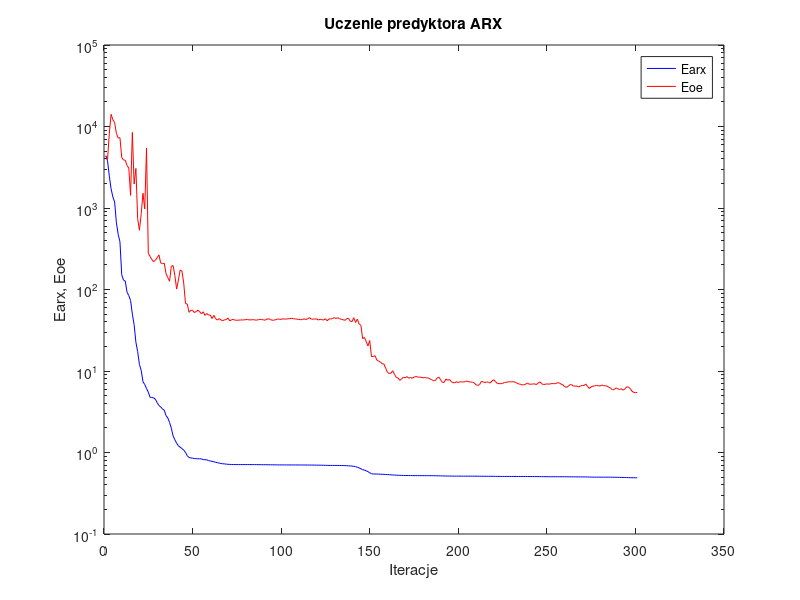
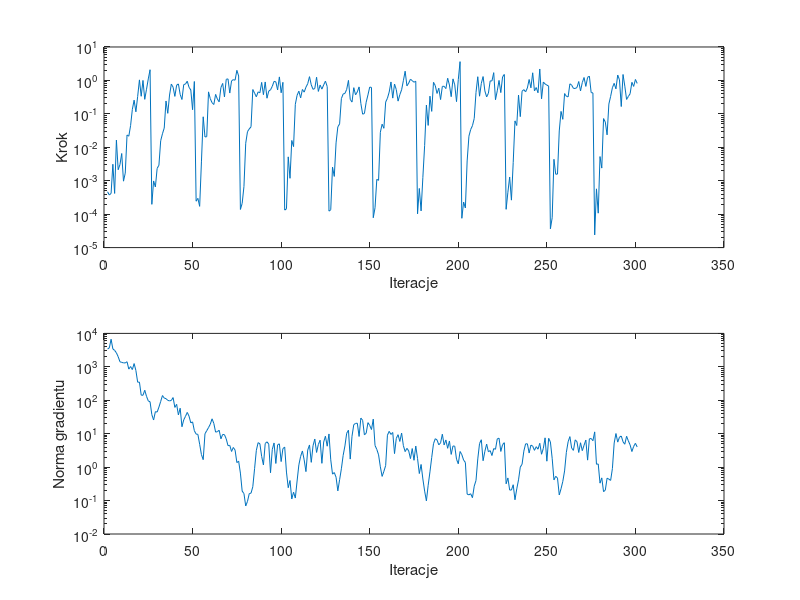

MATLAB code to generate these figures, in order:
%uczenie predyktora arx
clear all;
n=0; farx(n+1)=4.391345e+003; foe(n+1)=4.351952e+003; wspucz(n+1)=0.000000e+000; ng(n+1)=0.000000e+000;
%odnowa zmiennej metryki
n=1; farx(n+1)=3.793937e+003; foe(n+1)=3.953925e+003; krok(n+1)=4.674935e-004; ng(n+1)=3.402939e+003;
n=2; farx(n+1)=2.462988e+003; foe(n+1)=8.290012e+003; krok(n+1)=3.749852e-004; ng(n+1)=3.679217e+003;
n=3; farx(n+1)=1.718568e+003; foe(n+1)=1.410759e+004; krok(n+1)=4.168272e-004; ng(n+1)=6.692469e+003;
n=4; farx(n+1)=1.367454e+003; foe(n+1)=1.213837e+004; krok(n+1)=3.111744e-003; ng(n+1)=3.434241e+003;
n=5; farx(n+1)=1.184029e+003; foe(n+1)=1.117227e+004; krok(n+1)=4.168272e-004; ng(n+1)=3.105033e+003;
n=6; farx(n+1)=6.579270e+002; foe(n+1)=8.210664e+003; krok(n+1)=1.640492e-002; ng(n+1)=2.617495e+003;
n=7; farx(n+1)=4.750983e+002; foe(n+1)=7.224495e+003; krok(n+1)=2.133516e-003; ng(n+1)=2.009356e+003;
n=8; farx(n+1)=3.861024e+002; foe(n+1)=7.296568e+003; krok(n+1)=3.032635e-003; ng(n+1)=1.417818e+003;
n=9; farx(n+1)=1.521165e+002; foe(n+1)=4.151771e+003; krok(n+1)=6.518600e-003; ng(n+1)=1.355275e+003;
n=10; farx(n+1)=1.302311e+002; foe(n+1)=3.886759e+003; krok(n+1)=9.696269e-004; ng(n+1)=1.317698e+003;
n=11; farx(n+1)=1.268383e+002; foe(n+1)=3.860505e+003; krok(n+1)=1.694223e-003; ng(n+1)=1.306333e+003;
n=12; farx(n+1)=9.259379e+001; foe(n+1)=3.320386e+003; krok(n+1)=2.337492e-002; ng(n+1)=1.422676e+003;
n=13; farx(n+1)=8.417642e+001; foe(n+1)=3.086416e+003; krok(n+1)=2.147336e-002; ng(n+1)=8.541455e+002;
n=14; farx(n+1)=7.336612e+001; foe(n+1)=1.427521e+003; krok(n+1)=4.438543e-002; ng(n+1)=1.019256e+003;
n=15; farx(n+1)=4.987192e+001; foe(n+1)=8.454363e+003; krok(n+1)=1.362955e-001; ng(n+1)=8.292483e+002;
n=16; farx(n+1)=3.705778e+001; foe(n+1)=1.971663e+003; krok(n+1)=2.567403e-001; ng(n+1)=1.251048e+003;
n=17; farx(n+1)=2.258209e+001; foe(n+1)=3.056735e+003; krok(n+1)=1.150668e-001; ng(n+1)=7.775017e+002;
n=18; farx(n+1)=1.728644e+001; foe(n+1)=7.390646e+002; krok(n+1)=3.310405e-001; ng(n+1)=3.467958e+002;
n=19; farx(n+1)=1.203678e+001; foe(n+1)=5.338120e+002; krok(n+1)=1.037862e+000; ng(n+1)=3.491962e+002;
n=20; farx(n+1)=1.014478e+001; foe(n+1)=8.519898e+002; krok(n+1)=3.355407e-001; ng(n+1)=1.424957e+002;
n=21; farx(n+1)=7.394642e+000; foe(n+1)=1.519304e+003; krok(n+1)=1.000418e+000; ng(n+1)=1.408466e+002;
n=22; farx(n+1)=6.818115e+000; foe(n+1)=9.730432e+002; krok(n+1)=2.715719e-001; ng(n+1)=1.993895e+002;
n=23; farx(n+1)=6.096405e+000; foe(n+1)=5.436960e+003; krok(n+1)=5.461275e-001; ng(n+1)=1.308284e+002;
n=24; farx(n+1)=5.502814e+000; foe(n+1)=2.774996e+002; krok(n+1)=1.111368e+000; ng(n+1)=9.567768e+001;
n=25; farx(n+1)=4.761332e+000; foe(n+1)=2.545192e+002; krok(n+1)=2.087756e+000; ng(n+1)=8.991007e+001;
%odnowa zmiennej metryki
n=26; farx(n+1)=4.734150e+000; foe(n+1)=2.326882e+002; krok(n+1)=1.966794e-004; ng(n+1)=3.714180e+001;
n=27; farx(n+1)=4.681884e+000; foe(n+1)=2.199448e+002; krok(n+1)=9.854180e-004; ng(n+1)=2.566833e+001;
n=28; farx(n+1)=4.507165e+000; foe(n+1)=2.283678e+002; krok(n+1)=6.502194e-004; ng(n+1)=4.562861e+001;
n=29; farx(n+1)=4.090704e+000; foe(n+1)=2.455211e+002; krok(n+1)=2.343845e-003; ng(n+1)=4.438346e+001;
n=30; farx(n+1)=3.774032e+000; foe(n+1)=2.658552e+002; krok(n+1)=2.899547e-003; ng(n+1)=6.239052e+001;
n=31; farx(n+1)=3.624019e+000; foe(n+1)=2.121128e+002; krok(n+1)=1.571994e-002; ng(n+1)=9.228671e+001;
n=32; farx(n+1)=3.423311e+000; foe(n+1)=2.072698e+002; krok(n+1)=2.541206e-002; ng(n+1)=1.383566e+002;
n=33; farx(n+1)=3.309296e+000; foe(n+1)=2.106822e+002; krok(n+1)=3.766673e-002; ng(n+1)=1.162976e+002;
n=34; farx(n+1)=2.836954e+000; foe(n+1)=1.573291e+002; krok(n+1)=2.427388e-001; ng(n+1)=1.116313e+002;
n=35; farx(n+1)=2.660178e+000; foe(n+1)=1.400249e+002; krok(n+1)=1.036878e-001; ng(n+1)=9.935612e+001;
n=36; farx(n+1)=2.343891e+000; foe(n+1)=1.262007e+002; krok(n+1)=3.655097e-001; ng(n+1)=9.590247e+001;
n=37; farx(n+1)=1.991152e+000; foe(n+1)=1.935608e+002; krok(n+1)=7.763546e-001; ng(n+1)=9.882676e+001;
n=38; farx(n+1)=1.597981e+000; foe(n+1)=1.965305e+002; krok(n+1)=6.268073e-001; ng(n+1)=1.203020e+002;
n=39; farx(n+1)=1.432340e+000; foe(n+1)=1.488545e+002; krok(n+1)=3.329123e-001; ng(n+1)=6.114632e+001;
n=40; farx(n+1)=1.302000e+000; foe(n+1)=1.012102e+002; krok(n+1)=7.228765e-001; ng(n+1)=7.560763e+001;
n=41; farx(n+1)=1.210976e+000; foe(n+1)=1.310202e+002; krok(n+1)=7.847380e-001; ng(n+1)=3.648309e+001;
n=42; farx(n+1)=1.159613e+000; foe(n+1)=1.731850e+002; krok(n+1)=3.806077e-001; ng(n+1)=5.780837e+001;
n=43; farx(n+1)=1.118861e+000; foe(n+1)=1.687144e+002; krok(n+1)=2.688700e-001; ng(n+1)=1.614573e+001;
n=44; farx(n+1)=1.070999e+000; foe(n+1)=1.198370e+002; krok(n+1)=7.487569e-001; ng(n+1)=2.588785e+001;
n=45; farx(n+1)=1.001672e+000; foe(n+1)=6.739131e+001; krok(n+1)=7.807902e-001; ng(n+1)=3.309308e+001;
n=46; farx(n+1)=9.133940e-001; foe(n+1)=6.633694e+001; krok(n+1)=9.471081e-001; ng(n+1)=4.327698e+001;
n=47; farx(n+1)=8.675991e-001; foe(n+1)=5.250895e+001; krok(n+1)=6.212565e-001; ng(n+1)=3.344542e+001;
n=48; farx(n+1)=8.577653e-001; foe(n+1)=5.551103e+001; krok(n+1)=5.183452e-001; ng(n+1)=2.108484e+001;
n=49; farx(n+1)=8.533010e-001; foe(n+1)=5.565699e+001; krok(n+1)=1.328156e-001; ng(n+1)=2.256343e+001;
n=50; farx(n+1)=8.419132e-001; foe(n+1)=5.216721e+001; krok(n+1)=9.282331e-001; ng(n+1)=1.228804e+001;
%odnowa zmiennej metryki
n=51; farx(n+1)=8.399772e-001; foe(n+1)=5.356187e+001; krok(n+1)=2.439194e-004; ng(n+1)=9.746430e+000;
n=52; farx(n+1)=8.381058e-001; foe(n+1)=5.576291e+001; krok(n+1)=2.969451e-004; ng(n+1)=9.541826e+000;
n=53; farx(n+1)=8.376793e-001; foe(n+1)=5.355062e+001; krok(n+1)=1.711903e-004; ng(n+1)=4.824860e+000;
n=54; farx(n+1)=8.360735e-001; foe(n+1)=5.012869e+001; krok(n+1)=3.660956e-003; ng(n+1)=2.371612e+000;
n=55; farx(n+1)=8.181772e-001; foe(n+1)=5.332802e+001; krok(n+1)=8.172294e-002; ng(n+1)=1.673437e+000;
n=56; farx(n+1)=8.159208e-001; foe(n+1)=4.810886e+001; krok(n+1)=2.038266e-002; ng(n+1)=9.996463e+000;
n=57; farx(n+1)=8.133807e-001; foe(n+1)=5.077477e+001; krok(n+1)=2.080702e-002; ng(n+1)=1.231022e+001;
n=58; farx(n+1)=7.963724e-001; foe(n+1)=4.857884e+001; krok(n+1)=4.547265e-001; ng(n+1)=1.525164e+001;
n=59; farx(n+1)=7.879661e-001; foe(n+1)=4.852217e+001; krok(n+1)=2.833785e-001; ng(n+1)=1.924299e+001;
n=60; farx(n+1)=7.787587e-001; foe(n+1)=4.405021e+001; krok(n+1)=2.155114e-001; ng(n+1)=2.788771e+001;
n=61; farx(n+1)=7.694844e-001; foe(n+1)=4.819255e+001; krok(n+1)=1.902702e-001; ng(n+1)=2.022038e+001;
n=62; farx(n+1)=7.589995e-001; foe(n+1)=4.388118e+001; krok(n+1)=3.819012e-001; ng(n+1)=1.115189e+001;
n=63; farx(n+1)=7.497164e-001; foe(n+1)=4.217498e+001; krok(n+1)=2.775080e-001; ng(n+1)=1.150003e+001;
n=64; farx(n+1)=7.430128e-001; foe(n+1)=4.397019e+001; krok(n+1)=2.288809e-001; ng(n+1)=1.268971e+001;
n=65; farx(n+1)=7.330576e-001; foe(n+1)=4.235179e+001; krok(n+1)=6.121507e-001; ng(n+1)=7.028445e+000;
n=66; farx(n+1)=7.272384e-001; foe(n+1)=4.133765e+001; krok(n+1)=8.131859e-001; ng(n+1)=9.507737e+000;
n=67; farx(n+1)=7.254419e-001; foe(n+1)=4.246715e+001; krok(n+1)=3.200292e-001; ng(n+1)=9.352102e+000;
n=68; farx(n+1)=7.200961e-001; foe(n+1)=4.275863e+001; krok(n+1)=1.078288e+000; ng(n+1)=6.993244e+000;
n=69; farx(n+1)=7.163113e-001; foe(n+1)=4.472711e+001; krok(n+1)=1.111741e+000; ng(n+1)=4.382802e+000;
n=70; farx(n+1)=7.143405e-001; foe(n+1)=4.120256e+001; krok(n+1)=4.188878e-001; ng(n+1)=4.475234e+000;
n=71; farx(n+1)=7.127833e-001; foe(n+1)=4.260427e+001; krok(n+1)=9.673187e-001; ng(n+1)=2.943362e+000;
n=72; farx(n+1)=7.116175e-001; foe(n+1)=4.295197e+001; krok(n+1)=1.056270e+000; ng(n+1)=3.877678e+000;
n=73; farx(n+1)=7.112947e-001; foe(n+1)=4.201712e+001; krok(n+1)=1.015268e+000; ng(n+1)=3.225560e+000;
n=74; farx(n+1)=7.111910e-001; foe(n+1)=4.196665e+001; krok(n+1)=2.002310e+000; ng(n+1)=1.368815e+000;
n=75; farx(n+1)=7.111474e-001; foe(n+1)=4.203315e+001; krok(n+1)=1.361947e+000; ng(n+1)=1.510587e+000;
%odnowa zmiennej metryki
n=76; farx(n+1)=7.111409e-001; foe(n+1)=4.227260e+001; krok(n+1)=1.381179e-004; ng(n+1)=6.635283e-001;
n=77; farx(n+1)=7.111403e-001; foe(n+1)=4.229262e+001; krok(n+1)=2.108238e-004; ng(n+1)=1.916737e-001;
n=78; farx(n+1)=7.111392e-001; foe(n+1)=4.235271e+001; krok(n+1)=6.710424e-004; ng(n+1)=1.622897e-001;
n=79; farx(n+1)=7.111332e-001; foe(n+1)=4.272860e+001; krok(n+1)=1.321526e-002; ng(n+1)=6.890668e-002;
n=80; farx(n+1)=7.111047e-001; foe(n+1)=4.293641e+001; krok(n+1)=2.941687e-002; ng(n+1)=9.475980e-002;
n=81; farx(n+1)=7.110306e-001; foe(n+1)=4.229334e+001; krok(n+1)=3.542231e-002; ng(n+1)=1.613519e-001;
n=82; farx(n+1)=7.109840e-001; foe(n+1)=4.242175e+001; krok(n+1)=4.102628e-002; ng(n+1)=1.669667e-001;
n=83; farx(n+1)=7.108558e-001; foe(n+1)=4.269924e+001; krok(n+1)=5.343541e-001; ng(n+1)=2.591042e-001;
n=84; farx(n+1)=7.105850e-001; foe(n+1)=4.244122e+001; krok(n+1)=4.164005e-001; ng(n+1)=8.996361e-001;
n=85; farx(n+1)=7.103069e-001; foe(n+1)=4.199821e+001; krok(n+1)=3.240219e-001; ng(n+1)=3.188030e+000;
n=86; farx(n+1)=7.097635e-001; foe(n+1)=4.251646e+001; krok(n+1)=4.543926e-001; ng(n+1)=5.405554e+000;
n=87; farx(n+1)=7.094174e-001; foe(n+1)=4.296507e+001; krok(n+1)=4.268310e-001; ng(n+1)=4.979671e+000;
n=88; farx(n+1)=7.090812e-001; foe(n+1)=4.294424e+001; krok(n+1)=8.728449e-001; ng(n+1)=2.087576e+000;
n=89; farx(n+1)=7.087133e-001; foe(n+1)=4.241707e+001; krok(n+1)=3.745525e-001; ng(n+1)=1.162306e+000;
n=90; farx(n+1)=7.080100e-001; foe(n+1)=4.197421e+001; krok(n+1)=9.001093e-001; ng(n+1)=5.091357e+000;
n=91; farx(n+1)=7.077737e-001; foe(n+1)=4.336544e+001; krok(n+1)=2.936023e-001; ng(n+1)=5.726864e+000;
n=92; farx(n+1)=7.073594e-001; foe(n+1)=4.371937e+001; krok(n+1)=4.801921e-001; ng(n+1)=4.876693e+000;
n=93; farx(n+1)=7.068489e-001; foe(n+1)=4.282348e+001; krok(n+1)=5.231840e-001; ng(n+1)=6.794249e-001;
n=94; farx(n+1)=7.064718e-001; foe(n+1)=4.185904e+001; krok(n+1)=6.665509e-001; ng(n+1)=3.400174e+000;
n=95; farx(n+1)=7.060386e-001; foe(n+1)=4.211880e+001; krok(n+1)=9.372047e-001; ng(n+1)=5.286968e+000;
n=96; farx(n+1)=7.055049e-001; foe(n+1)=4.272087e+001; krok(n+1)=9.073805e-001; ng(n+1)=1.286990e+000;
n=97; farx(n+1)=7.051410e-001; foe(n+1)=4.341925e+001; krok(n+1)=5.189311e-001; ng(n+1)=4.644736e+000;
n=98; farx(n+1)=7.046773e-001; foe(n+1)=4.324744e+001; krok(n+1)=1.273593e+000; ng(n+1)=4.977279e+000;
n=99; farx(n+1)=7.044011e-001; foe(n+1)=4.297254e+001; krok(n+1)=4.268310e-001; ng(n+1)=1.466911e+000;
n=100; farx(n+1)=7.040216e-001; foe(n+1)=4.374602e+001; krok(n+1)=8.773192e-001; ng(n+1)=3.584518e+000;
%odnowa zmiennej metryki
n=101; farx(n+1)=7.038532e-001; foe(n+1)=4.328184e+001; krok(n+1)=1.323954e-004; ng(n+1)=3.978300e+000;
n=102; farx(n+1)=7.038465e-001; foe(n+1)=4.351191e+001; krok(n+1)=1.443891e-004; ng(n+1)=7.117862e-001;
n=103; farx(n+1)=7.038252e-001; foe(n+1)=4.364495e+001; krok(n+1)=5.173682e-003; ng(n+1)=2.427628e-001;
n=104; farx(n+1)=7.038125e-001; foe(n+1)=4.400453e+001; krok(n+1)=1.181843e-003; ng(n+1)=3.983537e-001;
n=105; farx(n+1)=7.037966e-001; foe(n+1)=4.442386e+001; krok(n+1)=1.600678e-002; ng(n+1)=1.115898e-001;
n=106; farx(n+1)=7.037637e-001; foe(n+1)=4.375179e+001; krok(n+1)=1.048565e-002; ng(n+1)=1.777272e-001;
n=107; farx(n+1)=7.035575e-001; foe(n+1)=4.348237e+001; krok(n+1)=1.926134e-001; ng(n+1)=1.189746e-001;
n=108; farx(n+1)=7.033790e-001; foe(n+1)=4.327129e+001; krok(n+1)=3.589369e-001; ng(n+1)=3.852564e-001;
n=109; farx(n+1)=7.032147e-001; foe(n+1)=4.305064e+001; krok(n+1)=4.770341e-001; ng(n+1)=1.169630e+000;
n=110; farx(n+1)=7.030673e-001; foe(n+1)=4.258636e+001; krok(n+1)=3.005969e-001; ng(n+1)=2.099358e+000;
n=111; farx(n+1)=7.028868e-001; foe(n+1)=4.287587e+001; krok(n+1)=5.362494e-001; ng(n+1)=3.045389e+000;
n=112; farx(n+1)=7.026747e-001; foe(n+1)=4.367610e+001; krok(n+1)=4.461224e-001; ng(n+1)=1.648199e+000;
n=113; farx(n+1)=7.023350e-001; foe(n+1)=4.286891e+001; krok(n+1)=6.277333e-001; ng(n+1)=7.343121e-001;
n=114; farx(n+1)=7.020069e-001; foe(n+1)=4.371666e+001; krok(n+1)=7.970783e-001; ng(n+1)=3.240476e+000;
n=115; farx(n+1)=7.017016e-001; foe(n+1)=4.505133e+001; krok(n+1)=1.295594e+000; ng(n+1)=4.604052e+000;
n=116; farx(n+1)=7.011802e-001; foe(n+1)=4.336835e+001; krok(n+1)=7.382907e-001; ng(n+1)=1.391252e+000;
n=117; farx(n+1)=7.008499e-001; foe(n+1)=4.324397e+001; krok(n+1)=5.403454e-001; ng(n+1)=4.366352e+000;
n=118; farx(n+1)=7.003769e-001; foe(n+1)=4.349944e+001; krok(n+1)=5.758050e-001; ng(n+1)=6.921741e+000;
n=119; farx(n+1)=6.997282e-001; foe(n+1)=4.359205e+001; krok(n+1)=1.244898e+000; ng(n+1)=2.751283e+000;
n=120; farx(n+1)=6.994997e-001; foe(n+1)=4.221747e+001; krok(n+1)=4.686024e-001; ng(n+1)=4.758942e+000;
n=121; farx(n+1)=6.988316e-001; foe(n+1)=4.304521e+001; krok(n+1)=7.273018e-001; ng(n+1)=6.394708e+000;
n=122; farx(n+1)=6.981938e-001; foe(n+1)=4.265227e+001; krok(n+1)=5.491644e-001; ng(n+1)=1.300680e+000;
n=123; farx(n+1)=6.974188e-001; foe(n+1)=4.222815e+001; krok(n+1)=7.310195e-001; ng(n+1)=5.630423e+000;
n=124; farx(n+1)=6.960012e-001; foe(n+1)=4.375658e+001; krok(n+1)=9.512526e-001; ng(n+1)=8.408940e+000;
n=125; farx(n+1)=6.948875e-001; foe(n+1)=4.128403e+001; krok(n+1)=6.553300e-001; ng(n+1)=4.228268e+000;
%odnowa zmiennej metryki
n=126; farx(n+1)=6.940137e-001; foe(n+1)=4.359770e+001; krok(n+1)=1.231773e-004; ng(n+1)=9.830538e+000;
n=127; farx(n+1)=6.939899e-001; foe(n+1)=4.344547e+001; krok(n+1)=1.355338e-004; ng(n+1)=1.655450e+000;
n=128; farx(n+1)=6.939093e-001; foe(n+1)=4.420779e+001; krok(n+1)=2.561707e-003; ng(n+1)=6.176388e-001;
n=129; farx(n+1)=6.938659e-001; foe(n+1)=4.506042e+001; krok(n+1)=1.345435e-003; ng(n+1)=6.881066e-001;
n=130; farx(n+1)=6.936344e-001; foe(n+1)=4.418544e+001; krok(n+1)=1.356166e-002; ng(n+1)=4.987288e-001;
n=131; farx(n+1)=6.934957e-001; foe(n+1)=4.506604e+001; krok(n+1)=4.095813e-002; ng(n+1)=1.948972e-001;
n=132; farx(n+1)=6.928492e-001; foe(n+1)=4.378367e+001; krok(n+1)=5.005537e-002; ng(n+1)=4.197671e-001;
n=133; farx(n+1)=6.922970e-001; foe(n+1)=4.306665e+001; krok(n+1)=2.857025e-001; ng(n+1)=8.919139e-001;
n=134; farx(n+1)=6.916847e-001; foe(n+1)=4.257855e+001; krok(n+1)=3.923690e-001; ng(n+1)=2.237059e+000;
n=135; farx(n+1)=6.908102e-001; foe(n+1)=4.182560e+001; krok(n+1)=4.079802e-001; ng(n+1)=4.307004e+000;
n=136; farx(n+1)=6.890377e-001; foe(n+1)=4.385367e+001; krok(n+1)=5.391440e-001; ng(n+1)=1.031969e+001;
n=137; farx(n+1)=6.863895e-001; foe(n+1)=4.439758e+001; krok(n+1)=1.003200e+000; ng(n+1)=1.272839e+001;
n=138; farx(n+1)=6.847004e-001; foe(n+1)=4.081906e+001; krok(n+1)=2.711458e-001; ng(n+1)=1.739840e+000;
n=139; farx(n+1)=6.821231e-001; foe(n+1)=4.040269e+001; krok(n+1)=2.250273e-001; ng(n+1)=8.393045e+000;
n=140; farx(n+1)=6.766510e-001; foe(n+1)=4.507570e+001; krok(n+1)=6.071167e-001; ng(n+1)=1.866799e+001;
n=141; farx(n+1)=6.705496e-001; foe(n+1)=3.935925e+001; krok(n+1)=3.706964e-001; ng(n+1)=2.028406e+001;
n=142; farx(n+1)=6.592216e-001; foe(n+1)=4.330022e+001; krok(n+1)=4.543926e-001; ng(n+1)=2.061804e+001;
n=143; farx(n+1)=6.477577e-001; foe(n+1)=3.787776e+001; krok(n+1)=6.400584e-001; ng(n+1)=8.268035e+000;
n=144; farx(n+1)=6.320807e-001; foe(n+1)=3.643852e+001; krok(n+1)=2.044970e-001; ng(n+1)=2.937659e+001;
n=145; farx(n+1)=6.146265e-001; foe(n+1)=2.498341e+001; krok(n+1)=9.790078e-002; ng(n+1)=2.516258e+001;
n=146; farx(n+1)=6.096629e-001; foe(n+1)=2.587863e+001; krok(n+1)=1.022485e-001; ng(n+1)=9.252824e+000;
n=147; farx(n+1)=5.966685e-001; foe(n+1)=2.306224e+001; krok(n+1)=2.230542e-001; ng(n+1)=1.034889e+001;
n=148; farx(n+1)=5.827814e-001; foe(n+1)=2.035131e+001; krok(n+1)=3.691454e-001; ng(n+1)=2.141448e+001;
n=149; farx(n+1)=5.642104e-001; foe(n+1)=2.368463e+001; krok(n+1)=6.329112e-001; ng(n+1)=1.770407e+001;
n=150; farx(n+1)=5.495703e-001; foe(n+1)=1.500241e+001; krok(n+1)=6.155707e-001; ng(n+1)=1.333798e+001;
%odnowa zmiennej metryki
n=151; farx(n+1)=5.454667e-001; foe(n+1)=1.509195e+001; krok(n+1)=7.818173e-005; ng(n+1)=2.726986e+001;
n=152; farx(n+1)=5.452368e-001; foe(n+1)=1.542272e+001; krok(n+1)=1.554679e-004; ng(n+1)=4.437353e+000;
n=153; farx(n+1)=5.443374e-001; foe(n+1)=1.367883e+001; krok(n+1)=1.100811e-003; ng(n+1)=3.396472e+000;
n=154; farx(n+1)=5.439473e-001; foe(n+1)=1.322940e+001; krok(n+1)=1.025539e-003; ng(n+1)=2.334034e+000;
n=155; farx(n+1)=5.414624e-001; foe(n+1)=1.289531e+001; krok(n+1)=2.812841e-002; ng(n+1)=1.020884e+000;
n=156; farx(n+1)=5.405884e-001; foe(n+1)=1.228131e+001; krok(n+1)=4.904612e-002; ng(n+1)=5.286109e-001;
n=157; farx(n+1)=5.398789e-001; foe(n+1)=1.217814e+001; krok(n+1)=3.696362e-002; ng(n+1)=7.491873e-001;
n=158; farx(n+1)=5.370825e-001; foe(n+1)=1.085007e+001; krok(n+1)=2.250273e-001; ng(n+1)=1.118000e+000;
n=159; farx(n+1)=5.356348e-001; foe(n+1)=9.652361e+000; krok(n+1)=2.926858e-001; ng(n+1)=9.039231e+000;
n=160; farx(n+1)=5.343590e-001; foe(n+1)=9.315643e+000; krok(n+1)=4.500546e-001; ng(n+1)=1.174770e+001;
n=161; farx(n+1)=5.322001e-001; foe(n+1)=9.402766e+000; krok(n+1)=9.001093e-001; ng(n+1)=9.499628e+000;
n=162; farx(n+1)=5.304416e-001; foe(n+1)=1.008514e+001; krok(n+1)=2.957090e-001; ng(n+1)=1.088430e+001;
n=163; farx(n+1)=5.286164e-001; foe(n+1)=9.077710e+000; krok(n+1)=7.783923e-001; ng(n+1)=2.538167e+000;
n=164; farx(n+1)=5.270025e-001; foe(n+1)=8.328752e+000; krok(n+1)=5.312625e-001; ng(n+1)=7.246489e+000;
n=165; farx(n+1)=5.257964e-001; foe(n+1)=8.225335e+000; krok(n+1)=2.401907e-001; ng(n+1)=9.342151e+000;
n=166; farx(n+1)=5.246901e-001; foe(n+1)=7.670456e+000; krok(n+1)=3.749470e-001; ng(n+1)=5.864865e+000;
n=167; farx(n+1)=5.234589e-001; foe(n+1)=8.005420e+000; krok(n+1)=5.231840e-001; ng(n+1)=1.045268e+001;
n=168; farx(n+1)=5.227342e-001; foe(n+1)=8.403505e+000; krok(n+1)=9.830700e-001; ng(n+1)=4.385069e+000;
n=169; farx(n+1)=5.221939e-001; foe(n+1)=8.213635e+000; krok(n+1)=1.885812e+000; ng(n+1)=2.913630e+000;
n=170; farx(n+1)=5.219226e-001; foe(n+1)=8.538322e+000; krok(n+1)=6.871474e-001; ng(n+1)=3.645497e+000;
n=171; farx(n+1)=5.214924e-001; foe(n+1)=8.156572e+000; krok(n+1)=8.295027e-001; ng(n+1)=3.067782e+000;
n=172; farx(n+1)=5.212073e-001; foe(n+1)=8.350493e+000; krok(n+1)=1.086288e+000; ng(n+1)=1.796975e+000;
n=173; farx(n+1)=5.207421e-001; foe(n+1)=8.147401e+000; krok(n+1)=9.853052e-001; ng(n+1)=3.596038e+000;
n=174; farx(n+1)=5.204627e-001; foe(n+1)=8.392095e+000; krok(n+1)=8.812470e-001; ng(n+1)=1.603611e+000;
n=175; farx(n+1)=5.202161e-001; foe(n+1)=8.570882e+000; krok(n+1)=9.453922e-001; ng(n+1)=4.271345e+000;
%odnowa zmiennej metryki
n=176; farx(n+1)=5.201912e-001; foe(n+1)=8.436470e+000; krok(n+1)=1.024331e-004; ng(n+1)=1.812322e+000;
n=177; farx(n+1)=5.201759e-001; foe(n+1)=8.398818e+000; krok(n+1)=5.873414e-004; ng(n+1)=6.431598e-001;
n=178; farx(n+1)=5.201635e-001; foe(n+1)=8.389608e+000; krok(n+1)=1.251495e-004; ng(n+1)=1.201523e+000;
n=179; farx(n+1)=5.201475e-001; foe(n+1)=8.229019e+000; krok(n+1)=1.259039e-003; ng(n+1)=4.431315e-001;
n=180; farx(n+1)=5.201123e-001; foe(n+1)=8.334511e+000; krok(n+1)=1.121665e-002; ng(n+1)=1.923150e-001;
n=181; farx(n+1)=5.199797e-001; foe(n+1)=8.239148e+000; krok(n+1)=1.827549e-001; ng(n+1)=9.816864e-002;
n=182; farx(n+1)=5.199239e-001; foe(n+1)=8.217536e+000; krok(n+1)=4.509055e-002; ng(n+1)=2.876959e-001;
n=183; farx(n+1)=5.197430e-001; foe(n+1)=7.996929e+000; krok(n+1)=3.381117e-001; ng(n+1)=7.218528e-001;
n=184; farx(n+1)=5.195180e-001; foe(n+1)=7.821477e+000; krok(n+1)=1.186316e-001; ng(n+1)=1.951307e+000;
n=185; farx(n+1)=5.190889e-001; foe(n+1)=7.610672e+000; krok(n+1)=8.773192e-001; ng(n+1)=5.018697e+000;
n=186; farx(n+1)=5.186269e-001; foe(n+1)=7.622379e+000; krok(n+1)=7.011953e-001; ng(n+1)=7.085105e+000;
n=187; farx(n+1)=5.182804e-001; foe(n+1)=8.167645e+000; krok(n+1)=4.079802e-001; ng(n+1)=6.491344e+000;
n=188; farx(n+1)=5.173276e-001; foe(n+1)=8.439942e+000; krok(n+1)=5.856145e-001; ng(n+1)=4.640953e+000;
n=189; farx(n+1)=5.169037e-001; foe(n+1)=7.830550e+000; krok(n+1)=2.676098e-001; ng(n+1)=5.333789e+000;
n=190; farx(n+1)=5.160788e-001; foe(n+1)=7.264136e+000; krok(n+1)=6.643777e-001; ng(n+1)=9.653817e+000;
n=191; farx(n+1)=5.153263e-001; foe(n+1)=7.238397e+000; krok(n+1)=6.674447e-001; ng(n+1)=4.618072e+000;
n=192; farx(n+1)=5.147191e-001; foe(n+1)=7.970376e+000; krok(n+1)=5.695627e-001; ng(n+1)=6.490344e+000;
n=193; farx(n+1)=5.143364e-001; foe(n+1)=7.700131e+000; krok(n+1)=1.162023e+000; ng(n+1)=3.655162e+000;
n=194; farx(n+1)=5.141077e-001; foe(n+1)=7.868786e+000; krok(n+1)=7.273018e-001; ng(n+1)=6.058519e+000;
n=195; farx(n+1)=5.137837e-001; foe(n+1)=7.435577e+000; krok(n+1)=3.262230e-001; ng(n+1)=2.404015e+000;
n=196; farx(n+1)=5.134121e-001; foe(n+1)=7.192831e+000; krok(n+1)=1.112649e+000; ng(n+1)=4.300386e+000;
n=197; farx(n+1)=5.132419e-001; foe(n+1)=7.158546e+000; krok(n+1)=7.382907e-001; ng(n+1)=4.221042e+000;
n=198; farx(n+1)=5.131672e-001; foe(n+1)=7.407167e+000; krok(n+1)=2.320583e-001; ng(n+1)=1.721574e+000;
n=199; farx(n+1)=5.130638e-001; foe(n+1)=7.223840e+000; krok(n+1)=1.056270e+000; ng(n+1)=1.258109e+000;
n=200; farx(n+1)=5.127476e-001; foe(n+1)=7.368880e+000; krok(n+1)=3.644931e+000; ng(n+1)=2.935268e+000;
%odnowa zmiennej metryki
n=201; farx(n+1)=5.127116e-001; foe(n+1)=7.351484e+000; krok(n+1)=7.524177e-005; ng(n+1)=2.359672e+000;
n=202; farx(n+1)=5.126704e-001; foe(n+1)=7.323535e+000; krok(n+1)=2.302017e-004; ng(n+1)=1.626287e+000;
n=203; farx(n+1)=5.126463e-001; foe(n+1)=7.450815e+000; krok(n+1)=1.530291e-004; ng(n+1)=1.379681e+000;
n=204; farx(n+1)=5.126385e-001; foe(n+1)=7.526309e+000; krok(n+1)=3.904632e-003; ng(n+1)=1.558841e-001;
n=205; farx(n+1)=5.125924e-001; foe(n+1)=7.365984e+000; krok(n+1)=2.147336e-002; ng(n+1)=1.484650e-001;
n=206; farx(n+1)=5.125281e-001; foe(n+1)=7.330082e+000; krok(n+1)=3.411686e-002; ng(n+1)=1.601811e-001;
n=207; farx(n+1)=5.124837e-001; foe(n+1)=7.276513e+000; krok(n+1)=4.438543e-002; ng(n+1)=1.219717e-001;
n=208; farx(n+1)=5.124426e-001; foe(n+1)=7.140678e+000; krok(n+1)=7.301859e-002; ng(n+1)=2.701789e-001;
n=209; farx(n+1)=5.122880e-001; foe(n+1)=6.772918e+000; krok(n+1)=4.376495e-001; ng(n+1)=3.994800e-001;
n=210; farx(n+1)=5.120068e-001; foe(n+1)=6.661695e+000; krok(n+1)=1.289896e+000; ng(n+1)=1.757343e+000;
n=211; farx(n+1)=5.118060e-001; foe(n+1)=6.814159e+000; krok(n+1)=3.372291e-001; ng(n+1)=5.079796e+000;
n=212; farx(n+1)=5.114128e-001; foe(n+1)=7.441344e+000; krok(n+1)=8.162976e-001; ng(n+1)=6.594825e+000;
n=213; farx(n+1)=5.110981e-001; foe(n+1)=7.363928e+000; krok(n+1)=1.304892e+000; ng(n+1)=1.554371e+000;
n=214; farx(n+1)=5.109542e-001; foe(n+1)=7.216401e+000; krok(n+1)=4.862877e-001; ng(n+1)=2.972533e+000;
n=215; farx(n+1)=5.108591e-001; foe(n+1)=7.341167e+000; krok(n+1)=3.214238e-001; ng(n+1)=4.880995e+000;
n=216; farx(n+1)=5.106747e-001; foe(n+1)=7.295285e+000; krok(n+1)=4.128102e-001; ng(n+1)=2.883390e+000;
n=217; farx(n+1)=5.105595e-001; foe(n+1)=7.105258e+000; krok(n+1)=9.685429e-001; ng(n+1)=3.117078e+000;
n=218; farx(n+1)=5.103772e-001; foe(n+1)=7.554219e+000; krok(n+1)=9.639418e-001; ng(n+1)=2.223529e+000;
n=219; farx(n+1)=5.100843e-001; foe(n+1)=7.805684e+000; krok(n+1)=1.707324e+000; ng(n+1)=3.587295e+000;
n=220; farx(n+1)=5.097481e-001; foe(n+1)=7.403838e+000; krok(n+1)=2.640676e-001; ng(n+1)=3.416412e+000;
n=221; farx(n+1)=5.094980e-001; foe(n+1)=7.043919e+000; krok(n+1)=4.884576e-001; ng(n+1)=6.992510e+000;
n=222; farx(n+1)=5.090328e-001; foe(n+1)=6.990768e+000; krok(n+1)=1.000418e+000; ng(n+1)=7.358727e+000;
n=223; farx(n+1)=5.087922e-001; foe(n+1)=6.994273e+000; krok(n+1)=4.322425e-001; ng(n+1)=2.945530e+000;
n=224; farx(n+1)=5.085620e-001; foe(n+1)=7.022215e+000; krok(n+1)=1.280117e+000; ng(n+1)=4.709089e+000;
n=225; farx(n+1)=5.083951e-001; foe(n+1)=7.248455e+000; krok(n+1)=1.507294e+000; ng(n+1)=5.376699e+000;
%odnowa zmiennej metryki
n=226; farx(n+1)=5.083941e-001; foe(n+1)=7.253176e+000; krok(n+1)=1.395201e-004; ng(n+1)=3.173733e-001;
n=227; farx(n+1)=5.083862e-001; foe(n+1)=7.342259e+000; krok(n+1)=4.526501e-004; ng(n+1)=4.749512e-001;
n=228; farx(n+1)=5.083819e-001; foe(n+1)=7.376623e+000; krok(n+1)=1.291963e-003; ng(n+1)=2.065547e-001;
n=229; farx(n+1)=5.083811e-001; foe(n+1)=7.360280e+000; krok(n+1)=2.626087e-004; ng(n+1)=2.064302e-001;
n=230; farx(n+1)=5.083612e-001; foe(n+1)=7.394765e+000; krok(n+1)=3.499183e-003; ng(n+1)=2.974638e-001;
n=231; farx(n+1)=5.083126e-001; foe(n+1)=7.317387e+000; krok(n+1)=6.173004e-002; ng(n+1)=1.056085e-001;
n=232; farx(n+1)=5.082395e-001; foe(n+1)=7.115171e+000; krok(n+1)=4.486711e-002; ng(n+1)=2.228561e-001;
n=233; farx(n+1)=5.081570e-001; foe(n+1)=6.936456e+000; krok(n+1)=3.655097e-001; ng(n+1)=4.154590e-001;
n=234; farx(n+1)=5.081301e-001; foe(n+1)=6.893441e+000; krok(n+1)=8.268560e-002; ng(n+1)=1.004332e+000;
n=235; farx(n+1)=5.080133e-001; foe(n+1)=6.745497e+000; krok(n+1)=4.756263e-001; ng(n+1)=1.215745e+000;
n=236; farx(n+1)=5.078819e-001; foe(n+1)=6.763685e+000; krok(n+1)=5.312625e-001; ng(n+1)=3.006060e+000;
n=237; farx(n+1)=5.077381e-001; foe(n+1)=6.868338e+000; krok(n+1)=4.555491e-001; ng(n+1)=4.970208e+000;
n=238; farx(n+1)=5.075702e-001; foe(n+1)=7.128348e+000; krok(n+1)=5.945315e-001; ng(n+1)=4.985398e+000;
n=239; farx(n+1)=5.073707e-001; foe(n+1)=6.886734e+000; krok(n+1)=1.065517e+000; ng(n+1)=2.640812e+000;
n=240; farx(n+1)=5.072021e-001; foe(n+1)=6.888401e+000; krok(n+1)=6.002260e-001; ng(n+1)=4.563780e+000;
n=241; farx(n+1)=5.069153e-001; foe(n+1)=6.916635e+000; krok(n+1)=1.691553e+000; ng(n+1)=4.246306e+000;
n=242; farx(n+1)=5.068196e-001; foe(n+1)=6.970828e+000; krok(n+1)=4.854776e-001; ng(n+1)=3.177733e+000;
n=243; farx(n+1)=5.065711e-001; foe(n+1)=6.806482e+000; krok(n+1)=6.121507e-001; ng(n+1)=4.088255e+000;
n=244; farx(n+1)=5.064186e-001; foe(n+1)=7.074069e+000; krok(n+1)=4.268310e-001; ng(n+1)=3.438556e+000;
n=245; farx(n+1)=5.060738e-001; foe(n+1)=7.363308e+000; krok(n+1)=2.196657e+000; ng(n+1)=5.167155e+000;
n=246; farx(n+1)=5.057933e-001; foe(n+1)=7.019873e+000; krok(n+1)=2.818076e-001; ng(n+1)=2.427820e+000;
n=247; farx(n+1)=5.055256e-001; foe(n+1)=6.793974e+000; krok(n+1)=8.922169e-001; ng(n+1)=3.631241e+000;
n=248; farx(n+1)=5.051333e-001; foe(n+1)=6.870503e+000; krok(n+1)=7.847380e-001; ng(n+1)=7.519817e+000;
n=249; farx(n+1)=5.048624e-001; foe(n+1)=6.959874e+000; krok(n+1)=7.238398e-001; ng(n+1)=1.505992e+000;
n=250; farx(n+1)=5.045111e-001; foe(n+1)=6.879083e+000; krok(n+1)=6.780158e-001; ng(n+1)=7.277003e+000;
%odnowa zmiennej metryki
n=251; farx(n+1)=5.044243e-001; foe(n+1)=6.960189e+000; krok(n+1)=3.639457e-005; ng(n+1)=5.658013e+000;
n=252; farx(n+1)=5.044065e-001; foe(n+1)=7.020469e+000; krok(n+1)=7.813213e-005; ng(n+1)=1.837641e+000;
n=253; farx(n+1)=5.043519e-001; foe(n+1)=6.982728e+000; krok(n+1)=4.375565e-003; ng(n+1)=4.158070e-001;
n=254; farx(n+1)=5.043105e-001; foe(n+1)=7.013741e+000; krok(n+1)=1.564230e-003; ng(n+1)=5.316703e-001;
n=255; farx(n+1)=5.042836e-001; foe(n+1)=7.175889e+000; krok(n+1)=1.579878e-003; ng(n+1)=4.710088e-001;
n=256; farx(n+1)=5.042557e-001; foe(n+1)=7.165862e+000; krok(n+1)=3.084406e-002; ng(n+1)=1.475066e-001;
n=257; farx(n+1)=5.041434e-001; foe(n+1)=6.906459e+000; krok(n+1)=1.183885e-001; ng(n+1)=2.254259e-001;
n=258; farx(n+1)=5.040758e-001; foe(n+1)=6.778399e+000; krok(n+1)=6.864555e-002; ng(n+1)=3.738114e-001;
n=259; farx(n+1)=5.038619e-001; foe(n+1)=6.442708e+000; krok(n+1)=4.041502e-001; ng(n+1)=7.693327e-001;
n=260; farx(n+1)=5.036967e-001; foe(n+1)=6.303644e+000; krok(n+1)=3.354651e-001; ng(n+1)=2.757771e+000;
n=261; farx(n+1)=5.035197e-001; foe(n+1)=6.463627e+000; krok(n+1)=3.214238e-001; ng(n+1)=5.739884e+000;
n=262; farx(n+1)=5.031901e-001; foe(n+1)=6.794579e+000; krok(n+1)=7.926233e-001; ng(n+1)=8.181324e+000;
n=263; farx(n+1)=5.029741e-001; foe(n+1)=6.796192e+000; krok(n+1)=7.215816e-001; ng(n+1)=3.694578e+000;
n=264; farx(n+1)=5.027396e-001; foe(n+1)=6.528030e+000; krok(n+1)=5.792353e-001; ng(n+1)=3.178876e+000;
n=265; farx(n+1)=5.025038e-001; foe(n+1)=6.548522e+000; krok(n+1)=5.727234e-001; ng(n+1)=6.540208e+000;
n=266; farx(n+1)=5.023513e-001; foe(n+1)=6.531629e+000; krok(n+1)=6.155707e-001; ng(n+1)=5.753548e+000;
n=267; farx(n+1)=5.020989e-001; foe(n+1)=6.364234e+000; krok(n+1)=9.270274e-001; ng(n+1)=2.741520e+000;
n=268; farx(n+1)=5.019292e-001; foe(n+1)=6.553524e+000; krok(n+1)=4.863560e-001; ng(n+1)=5.358202e+000;
n=269; farx(n+1)=5.016812e-001; foe(n+1)=6.630748e+000; krok(n+1)=8.620454e-001; ng(n+1)=3.109045e+000;
n=270; farx(n+1)=5.014322e-001; foe(n+1)=6.642374e+000; krok(n+1)=1.221873e+000; ng(n+1)=4.519314e+000;
n=271; farx(n+1)=5.012288e-001; foe(n+1)=6.918703e+000; krok(n+1)=6.622313e-001; ng(n+1)=6.434443e+000;
n=272; farx(n+1)=5.006008e-001; foe(n+1)=6.442115e+000; krok(n+1)=1.236644e+000; ng(n+1)=1.620613e+000;
n=273; farx(n+1)=4.999564e-001; foe(n+1)=6.104451e+000; krok(n+1)=1.342163e+000; ng(n+1)=7.017469e+000;
n=274; farx(n+1)=4.995500e-001; foe(n+1)=6.378908e+000; krok(n+1)=4.329486e-001; ng(n+1)=7.183956e+000;
n=275; farx(n+1)=4.986541e-001; foe(n+1)=6.517767e+000; krok(n+1)=4.228884e-001; ng(n+1)=6.170742e+000;
%odnowa zmiennej metryki
n=276; farx(n+1)=4.983443e-001; foe(n+1)=6.577246e+000; krok(n+1)=2.394830e-005; ng(n+1)=1.133616e+001;
n=277; farx(n+1)=4.982909e-001; foe(n+1)=6.641916e+000; krok(n+1)=5.716520e-004; ng(n+1)=1.220214e+000;
n=278; farx(n+1)=4.982792e-001; foe(n+1)=6.594530e+000; krok(n+1)=1.070946e-004; ng(n+1)=1.245314e+000;
n=279; farx(n+1)=4.982251e-001; foe(n+1)=6.546365e+000; krok(n+1)=5.282995e-003; ng(n+1)=3.314182e-001;
n=280; farx(n+1)=4.981857e-001; foe(n+1)=6.723395e+000; krok(n+1)=2.385598e-003; ng(n+1)=4.770488e-001;
n=281; farx(n+1)=4.980850e-001; foe(n+1)=6.601827e+000; krok(n+1)=7.233428e-002; ng(n+1)=1.844527e-001;
n=282; farx(n+1)=4.980052e-001; foe(n+1)=6.598921e+000; krok(n+1)=5.671128e-002; ng(n+1)=2.058571e-001;
n=283; farx(n+1)=4.979892e-001; foe(n+1)=6.519587e+000; krok(n+1)=2.355148e-002; ng(n+1)=4.673470e-001;
n=284; farx(n+1)=4.979335e-001; foe(n+1)=6.327653e+000; krok(n+1)=1.961845e-001; ng(n+1)=4.375053e-001;
n=285; farx(n+1)=4.978264e-001; foe(n+1)=6.152896e+000; krok(n+1)=3.337224e-001; ng(n+1)=4.007296e-001;
n=286; farx(n+1)=4.975501e-001; foe(n+1)=5.884602e+000; krok(n+1)=6.058278e-001; ng(n+1)=9.094632e-001;
n=287; farx(n+1)=4.970794e-001; foe(n+1)=5.920752e+000; krok(n+1)=8.181022e-001; ng(n+1)=5.265052e+000;
n=288; farx(n+1)=4.966994e-001; foe(n+1)=6.198902e+000; krok(n+1)=5.596492e-001; ng(n+1)=1.011860e+001;
n=289; farx(n+1)=4.959512e-001; foe(n+1)=6.069395e+000; krok(n+1)=1.449678e+000; ng(n+1)=5.598562e+000;
n=290; farx(n+1)=4.953900e-001; foe(n+1)=5.920906e+000; krok(n+1)=1.040494e+000; ng(n+1)=7.887395e+000;
n=291; farx(n+1)=4.951482e-001; foe(n+1)=6.063517e+000; krok(n+1)=1.655578e-001; ng(n+1)=8.524624e+000;
n=292; farx(n+1)=4.940247e-001; foe(n+1)=5.825916e+000; krok(n+1)=1.505055e+000; ng(n+1)=5.734324e+000;
n=293; farx(n+1)=4.931011e-001; foe(n+1)=5.998449e+000; krok(n+1)=6.744582e-001; ng(n+1)=4.841309e+000;
n=294; farx(n+1)=4.923559e-001; foe(n+1)=6.393890e+000; krok(n+1)=2.701916e-001; ng(n+1)=8.383384e+000;
n=295; farx(n+1)=4.919369e-001; foe(n+1)=6.367236e+000; krok(n+1)=3.304177e-001; ng(n+1)=6.105625e+000;
n=296; farx(n+1)=4.913590e-001; foe(n+1)=6.098676e+000; krok(n+1)=4.014974e-001; ng(n+1)=4.600473e+000;
n=297; farx(n+1)=4.907384e-001; foe(n+1)=5.681004e+000; krok(n+1)=8.773192e-001; ng(n+1)=2.926955e+000;
n=298; farx(n+1)=4.903648e-001; foe(n+1)=5.449556e+000; krok(n+1)=6.614848e-001; ng(n+1)=4.171120e+000;
n=299; farx(n+1)=4.900255e-001; foe(n+1)=5.414316e+000; krok(n+1)=1.068393e+000; ng(n+1)=5.157042e+000;
n=300; farx(n+1)=4.895816e-001; foe(n+1)=5.488045e+000; krok(n+1)=8.127796e-001; ng(n+1)=3.994729e+000;

figure; semilogy(farx,'b'); hold on; semilogy(foe,'r'); xlabel('Iteracje'); ylabel('Earx, Eoe'); legend('Earx','Eoe'); title('Uczenie predyktora ARX');
figure; subplot(2,1,1); semilogy(krok); xlabel('Iteracje'); ylabel('Krok');
subplot(2,1,2); semilogy(ng); xlabel('Iteracje'); ylabel('Norma gradientu');
Earx=farx(n+1)
Eoe=foe(n+1)
